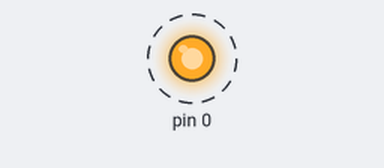
This sketch was run on a simulated Arduino Uno, built with avr-gcc and run on an emulated ATmega328P. Parts: output pins drawn as LEDs (lit = HIGH). Dashed ring = blinking.

Above: at 0.2 s.
Timing chart, 0 to 3.0 s (numbered marks = the images above):
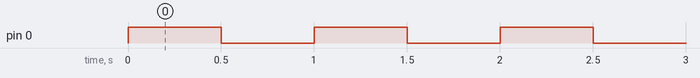

Measured:
- by itself, pin 0: alternates HIGH for 0.50 s and LOW for 0.50 s

The sketch:

LedBlink.ino
```cpp
#include<Arduino.h>
#include "src/LED/LED.hpp"

LED led1(0);

void setup(){

}

void loop(){
  led1.On();
  delay(500);
  led1.Off();
  delay(500);
}
```

LED.cpp
```cpp
#include <Arduino.h>
#include "LED.hpp"

LED::LED(int pin)
{
    pinMode(pin, OUTPUT);
    _outputPin = pin;
}

void LED::On(){
  digitalWrite(_outputPin, HIGH);
}

void LED::Off(){
  digitalWrite(_outputPin, LOW);
}

void LED::PWM(int val){
  analogWrite(_outputPin, val);
}
```

LED.hpp
```cpp
#ifndef LED_H
#define LED_H

#include "Arduino.h"

class LED
{
    public:
        LED(int outputPin);
        void On();
        void Off();
        void PWM(int val);

    private:
        int _outputPin;

};

#endif
```
